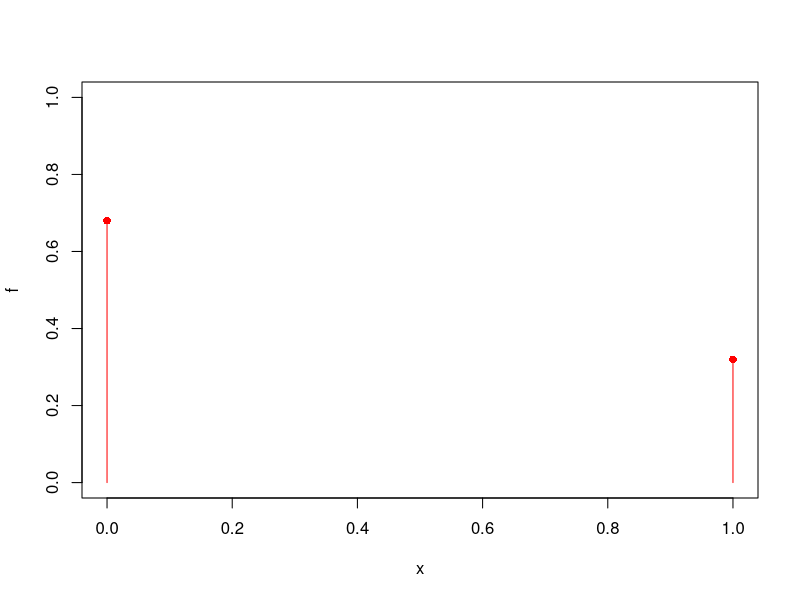

Generate this figure with R:
#ensayo de bernoulli /mirar foto del 10/10/2024

x<- c(0,1)
f<- c(0.68,0.32)

plot(x,f,type="h", ylim = c(0,1), col = "red")

points(x,f, pch=16, col="red")
